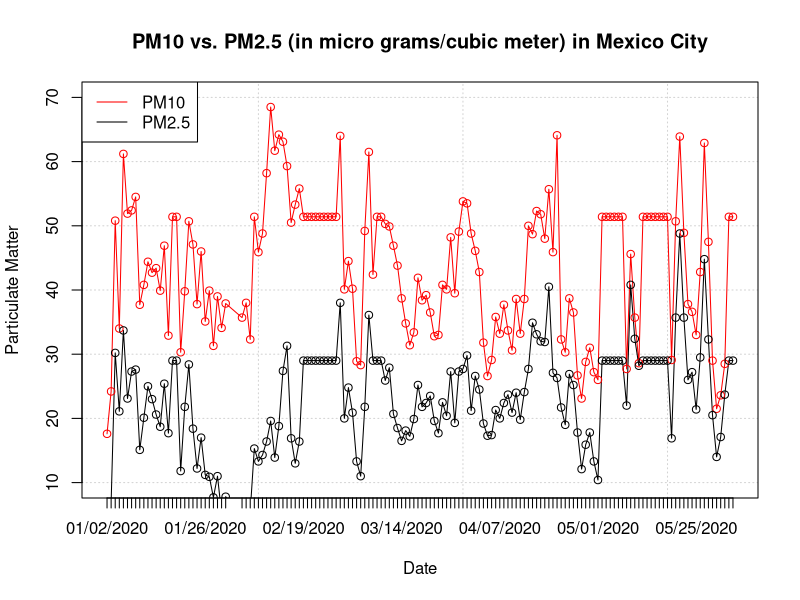

The R script that drew this image:
pollution.data<- read.csv(file="./pollution_data.csv", header=TRUE, sep=",")

plot(as.Date(pollution.data$Date, "%m/%d/%Y"), pollution.data$PM10, type="l", 
col="red", main="PM10 vs. PM2.5 (in micro grams/cubic meter) in Mexico City", 
ylim=c(10,70), xlab="Date", ylab="Particulate Matter", xaxt="n", panel.first=grid())
lines(as.Date(pollution.data$Date, "%m/%d/%Y"), pollution.data$PM2.5, col="black")
points(as.Date(pollution.data$Date, "%m/%d/%Y"), pollution.data$PM10, pch=1, col="red") 
points(as.Date(pollution.data$Date, "%m/%d/%Y"), pollution.data$PM2.5, pch=1, col="black") 
legend("topleft", c("PM10", "PM2.5"), lty=1, col=c("red", "black"))
axis(1, at=as.Date(pollution.data$Date, "%m/%d/%Y"), labels=format(as.Date(pollution.data$Date, 
"%m/%d/%Y"),"%m/%d/%Y"))

